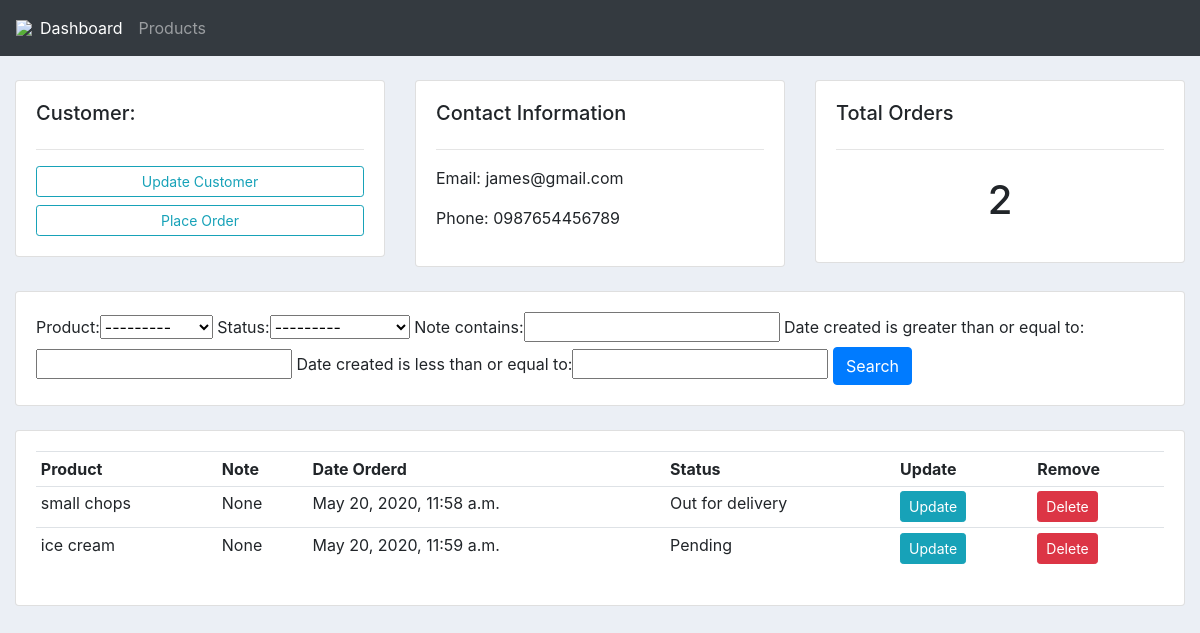
The app's page /customer/1/ with its own data.
### core/models.py (models this page shows, shortened)
class Customer(models.Model):
	name = models.CharField(max_length=200, null=True)
	phone = models.CharField(max_length=200, null=True)
	email = models.CharField(max_length=200, null=True)
	date_created = models.DateTimeField(auto_now_add=True, null=True)

class Order(models.Model):
	STATUS = (
			('Pending', 'Pending'),
			('Out for delivery', 'Out for delivery'),
			('Delivered', 'Delivered'),
			)
	customer = models.ForeignKey(Customer, null=True, on_delete= models.SET_NULL)
	product = models.ForeignKey(Product, null=True, on_delete= models.SET_NULL)
	date_created = models.DateTimeField(auto_now_add=True, null=True)
	status = models.CharField(max_length=200, null=True, choices=STATUS)
	note = models.CharField(max_length=1000, null=True)

class Product(models.Model):
	CATEGORY = (
			('Indoor', 'Indoor'),
			('Out Door', 'Out Door'),
			)
	name = models.CharField(max_length=200, null=True)
	price = models.FloatField(null=True)
	category = models.CharField(max_length=200, null=True, choices=CATEGORY)
	description = models.CharField(max_length=200, null=True, blank=True)
	date_created = models.DateTimeField(auto_now_add=True, null=True)
	tags = models.ManyToManyField(Tag)
	def __str__(self):
		return self.name

### core/views.py (the view)
# urls.py: path('customer/<str:pk_test>/', customer, name='customer'),
def customer(request, pk_test):
	customer = Customer.objects.get(id=pk_test)
	orders = customer.order_set.all()
	order_count = orders.count()
	myFilter = OrderFilter(request.GET, queryset=orders)
	orders = myFilter.qs
	context = {'customer':customer, 'orders':orders, 'order_count':order_count,
	'myFilter':myFilter}
	return render(request, 'core/customer.html',context)

### core/templates/core/customer.html
{%  extends 'core/main.html' %}
{% block content %}
	<br>
<div class="row">
	<div class="col-md">
		<div class="card card-body">
			<h5>Customer:</h5>
			<hr>
			<a class="btn btn-outline-info  btn-sm btn-block" href="">Update Customer</a>
			<a class="btn btn-outline-info  btn-sm btn-block" href="{% url 'create_order' customer.id %}">Place Order</a>
		</div>
	</div>
	<div class="col-md">
		<div class="card card-body">
			<h5>Contact Information</h5>
			<hr>
			<p>Email: {{customer.email}}</p>
			<p>Phone: {{customer.phone}}</p>
		</div>
	</div>
	<div class="col-md">
		<div class="card card-body">
			<h5>Total Orders</h5>
			<hr>
			<h1 style="text-align: center;padding: 10px">{{order_count}}</h1>
		</div>
	</div>
</div>
<br>
<div class="row">
	<div class="col">
		<div class="card card-body">
			<form method="get">
				{{myFilter.form}}
		    <button class="btn btn-primary" type="submit">Search</button>
		  </form>
		</div>
	</div>
</div>
<br>
<div class="row">
	<div class="col-md">
		<div class="card card-body">
			<table class="table table-sm">
				<tr>
					<th>Product</th>
					<th>Note</th>
					<th>Date Orderd</th>
					<th>Status</th>
					<th>Update</th>
					<th>Remove</th>
				</tr>
				{% for order in orders %}
				<tr>
					<td>{{order.product}}</td>
					<td>{{order.note}}</td>
					<td>{{order.date_created}}</td>
					<td>{{order.status}}</td>
					<td><a class="btn btn-sm btn-info" href="{% url 'update_order' order.id %}">Update</a></td>
					<td><a class="btn btn-sm btn-danger" href="{% url 'delete_order' order.id %}">Delete</a></td>
				</tr>
				{% endfor %}
			</table>
		</div>
	</div>
</div>
{% endblock %}

### static/css/main.css (style rules this page uses)
body { background-color: #ebeff5; }

### records on screen
Customer: email "james@gmail.com", phone "0987654456789"
Order: product "small chops", note "None", date_created "May 20, 2020, 11:58 a.m.", status "Out for delivery"
Order: product "ice cream", note "None", date_created "May 20, 2020, 11:59 a.m.", status "Pending"

### other values on screen
{{ order_count }} "2"
